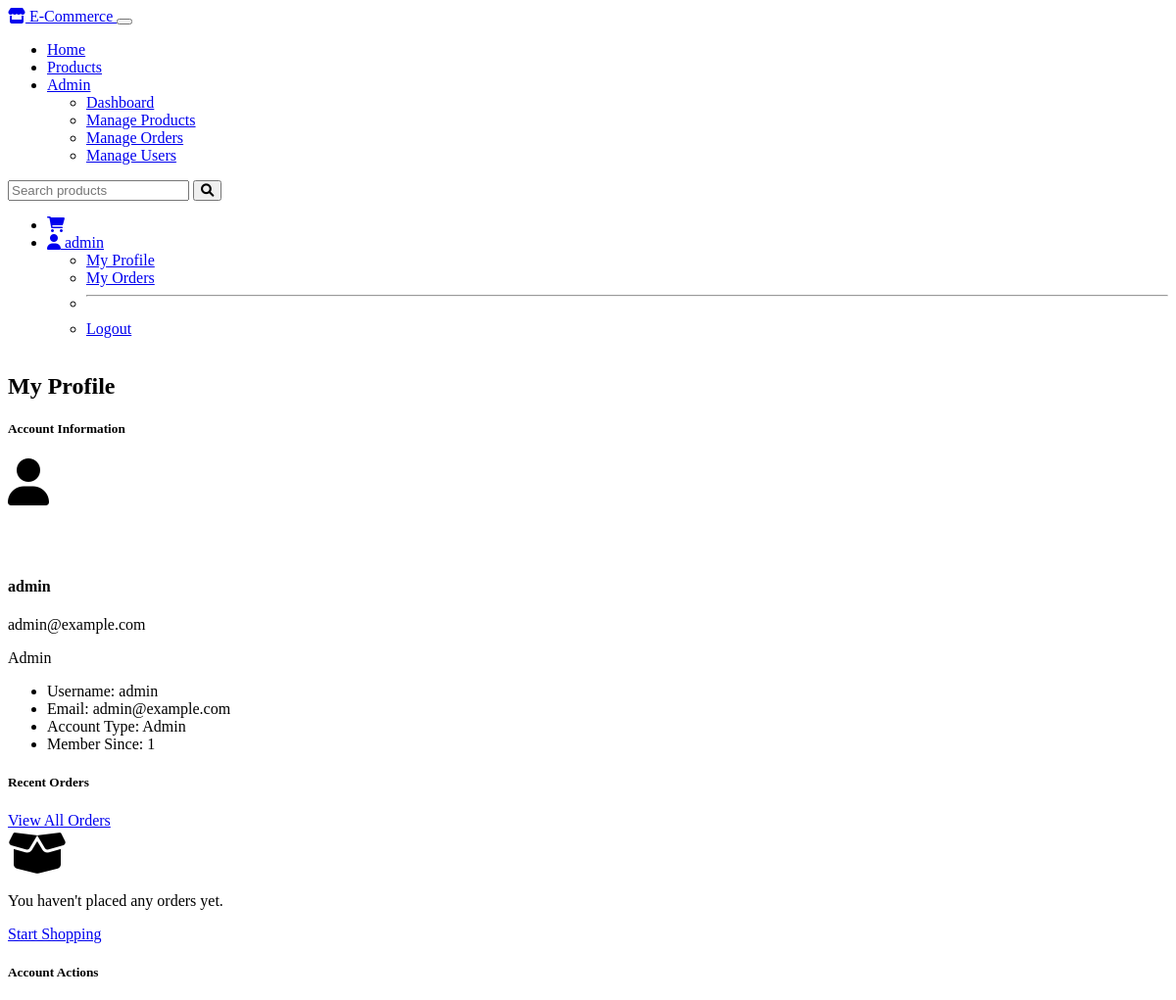
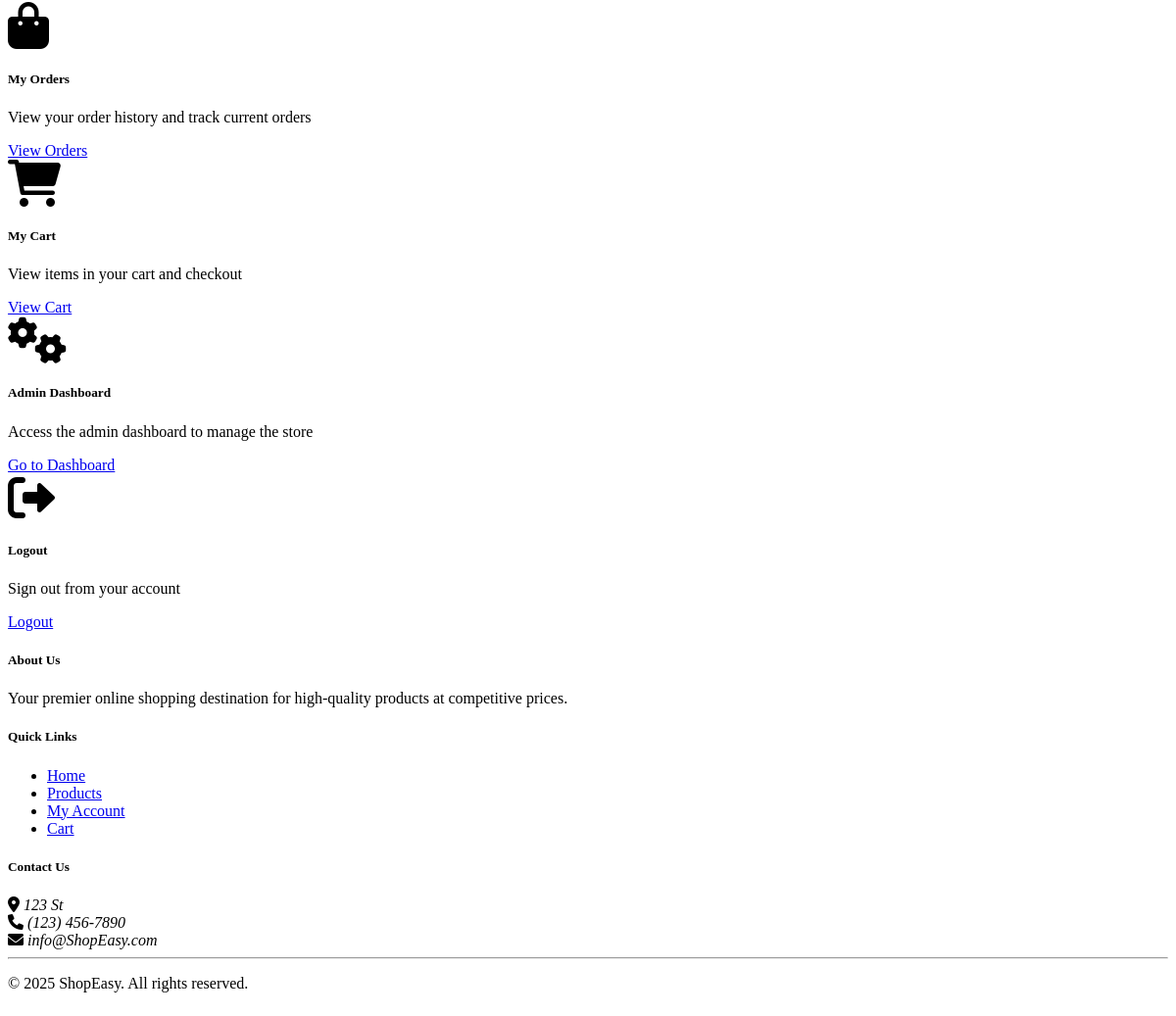
/shop/profile (signed in), run on the app's committed database (2 pictures, top to bottom).
### tables this page shows
CREATE TABLE users (
        id INTEGER PRIMARY KEY AUTOINCREMENT,
        username TEXT UNIQUE NOT NULL,
        email TEXT UNIQUE NOT NULL,
        password TEXT NOT NULL,
        role TEXT NOT NULL DEFAULT 'customer'
    );

### shop.py (the view)
@shop_bp.route('/profile')
@login_required
def profile():
    conn = get_db_connection()
    user = conn.execute('SELECT * FROM users WHERE id = ?', (current_user.id,)).fetchone()
    orders = Order.get_user_orders(current_user.id)
    conn.close()
    return render_template('shop/profile.html', user=user, orders=orders)

### app.py (called while the page is built)
def get_db_connection():
    conn = sqlite3.connect(DATABASE)
    conn.row_factory = sqlite3.Row
    return conn

### models.py (called while the page is built)
@login_manager.user_loader
def load_user(user_id):
    return User.get_by_id(user_id)

    @staticmethod
    def get_by_id(user_id):
        conn = get_db_connection()
        user = conn.execute('SELECT * FROM users WHERE id = ?', (user_id,)).fetchone()
        conn.close()
        if user:
            return User(
                id=user['id'],
                username=user['username'],
                email=user['email'],
                role=user['role']
            )
        return None

    @staticmethod
    def get_user_orders(user_id):
        conn = get_db_connection()
        orders = conn.execute('''
            SELECT * FROM orders
            WHERE user_id = ?
            ORDER BY created_at DESC
        ''', (user_id,)).fetchall()
        conn.close()
        return orders

### templates/shop/profile.html (shortened to what this page needs)
{% extends 'base.html' %}
{% block content %}
<div class="container">
    <div class="row mb-4">
        <div class="col-12">
            <h2>My Profile</h2>
        </div>
    </div>
    <div class="row">
        <div class="col-md-4 mb-4">
            <div class="card">
                <div class="card-header">
                    <h5 class="mb-0">Account Information</h5>
                </div>
                <div class="card-body">
                    <div class="text-center mb-4">
                        <div class="bg-secondary rounded-circle d-inline-flex align-items-center justify-content-center" style="width: 100px; height: 100px;">
                            <i class="fas fa-user fa-3x text-white"></i>
                        </div>
                        <h4 class="mt-3">{{ user.username }}</h4>
                        <p class="text-muted">{{ user.email }}</p>
                        <p>
                            <span class="badge bg-{% if user.role == 'admin' %}danger{% else %}info{% endif %}">
                                {{ user.role|capitalize }}
                            </span>
                        </p>
                    </div>
                    <ul class="list-group list-group-flush">
                        <li class="list-group-item d-flex justify-content-between">
                            <span>Username:</span>
                            <span>{{ user.username }}</span>
                        </li>
                        <li class="list-group-item d-flex justify-content-between">
                            <span>Email:</span>
                            <span>{{ user.email }}</span>
                        </li>
                        <li class="list-group-item d-flex justify-content-between">
                            <span>Account Type:</span>
                            <span>{{ user.role|capitalize }}</span>
                        </li>
                        <li class="list-group-item d-flex justify-content-between">
                            <span>Member Since:</span>
                            <span>{{ user.id }}</span>
                        </li>
                    </ul>
                </div>
            </div>
        </div>
        <div class="col-md-8">
            <div class="card mb-4">
                <div class="card-header d-flex justify-content-between align-items-center">
                    <h5 class="mb-0">Recent Orders</h5>
                    <a href="{{ url_for('shop.orders') }}" class="btn btn-sm btn-outline-primary">View All Orders</a>
                </div>
                <div class="card-body">
                    {% if orders %}
                        <div class="table-responsive">
                            <table class="table table-hover">
                                <thead>
                                    <tr>
                                        <th>Order ID</th>
                                        <th>Date</th>
                                        <th>Status</th>
                                        <th>Total</th>
                                        <th>Action</th>
                                    </tr>
                                </thead>
                                <tbody>
                                    {% for order in orders[:5] %}
                                    <tr>
                                        <td>#{{ order.id }}</td>
                                        <td>{{ order.created_at }}</td>
                                        <td>
                                            <span class="badge status-badge {% if order.status == 'pending' %}bg-warning{% elif order.status == 'completed' %}bg-success{% elif order.status == 'cancelled' %}bg-danger{% elif order.status == 'processing' %}bg-info{% elif order.status == 'shipped' %}bg-primary{% elif order.status == 'delivered' %}bg-success{% else %}bg-secondary{% endif %}">
                                                {{ order.status }}
                                            </span>
                                        </td>
                                        <td>${{ order.total }}</td>
                                        <td>
                                            <a href="{{ url_for('shop.order_detail', order_id=order.id) }}" class="btn btn-sm btn-primary">View</a>
                                        </td>
                                    </tr>
                                    {% endfor %}
                                </tbody>
                            </table>
                        </div>
                    {% else %}
                        <div class="text-center py-4">
                            <i class="fas fa-box-open fa-3x mb-3 text-muted"></i>
                            <p class="mb-0">You haven't placed any orders yet.</p>
                            <a href="{{ url_for('shop.products') }}" class="btn btn-primary mt-3">Start Shopping</a>
                        </div>
                    {% endif %}
                </div>
            </div>
            <div class="card">
                <div class="card-header">
                    <h5 class="mb-0">Account Actions</h5>
                </div>
                <div class="card-body">
                    <div class="row">
                        <div class="col-md-6 mb-3">
                            <div class="card h-100">
                                <div class="card-body text-center">
                                    <i class="fas fa-shopping-bag fa-3x mb-3 text-primary"></i>
                                    <h5>My Orders</h5>
                                    <p class="text-muted">View your order history and track current orders</p>
                                    <a href="{{ url_for('shop.orders') }}" class="btn btn-outline-primary">View Orders</a>
                                </div>
                            </div>
                        </div>
                        <div class="col-md-6 mb-3">
                            <div class="card h-100">
                                <div class="card-body text-center">
                                    <i class="fas fa-shopping-cart fa-3x mb-3 text-success"></i>
                                    <h5>My Cart</h5>
                                    <p class="text-muted">View items in your cart and checkout</p>
                                    <a href="{{ url_for('cart.view_cart') }}" class="btn btn-outline-success">View Cart</a>
                                </div>
                            </div>
                        </div>
                        {% if user.role == 'admin' %}
                        <div class="col-md-6 mb-3">
                            <div class="card h-100">
                                <div class="card-body text-center">
                                    <i class="fas fa-cogs fa-3x mb-3 text-danger"></i>
                                    <h5>Admin Dashboard</h5>
                                    <p class="text-muted">Access the admin dashboard to manage the store</p>
                                    <a href="{{ url_for('admin.dashboard') }}" class="btn btn-outline-danger">Go to Dashboard</a>
                                </div>
                            </div>
                        </div>
                        {% endif %}
                        <div class="col-md-6 mb-3">
                            <div class="card h-100">
                                <div class="card-body text-center">
                                    <i class="fas fa-sign-out-alt fa-3x mb-3 text-secondary"></i>
                                    <h5>Logout</h5>
                                    <p class="text-muted">Sign out from your account</p>
                                    <a href="{{ url_for('auth.logout') }}" class="btn btn-outline-secondary">Logout</a>
                                </div>
                            </div>
                        </div>
                    </div>
                </div>
            </div>
        </div>
    </div>
</div>
{% endblock %}

### templates/base.html (shortened to what this page needs)
<!DOCTYPE html>
<html lang="en" data-bs-theme="dark">
<head>
    <link rel="stylesheet" href="https://cdn.replit.com/agent/bootstrap-agent-dark-theme.min.css">
    <link rel="stylesheet" href="https://cdnjs.cloudflare.com/ajax/libs/font-awesome/6.0.0/css/all.min.css">
    <link rel="stylesheet" href="{{ url_for('static', filename='css/custom.css') }}">
</head>
<body>
    <nav class="navbar navbar-expand-lg navbar-dark bg-dark">
        <div class="container">
            <a class="navbar-brand" href="{{ url_for('index') }}">
                <i class="fas fa-store"></i> E-Commerce
            </a>
            <button class="navbar-toggler" type="button" data-bs-toggle="collapse" data-bs-target="#navbarNav" aria-controls="navbarNav" aria-expanded="false" aria-label="Toggle navigation">
            </button>
            <div class="collapse navbar-collapse" id="navbarNav">
                <ul class="navbar-nav me-auto">
                    <li class="nav-item">
                        <a class="nav-link" href="{{ url_for('index') }}">Home</a>
                    </li>
                    <li class="nav-item">
                        <a class="nav-link" href="{{ url_for('shop.products') }}">Products</a>
                    </li>
                    {% if current_user.is_authenticated %}
                        {% if current_user.role == 'admin' %}
                            <li class="nav-item dropdown">
                                <a class="nav-link dropdown-toggle" href="#" id="adminDropdown" role="button" data-bs-toggle="dropdown" aria-expanded="false">
                                    Admin
                                </a>
                                <ul class="dropdown-menu" aria-labelledby="adminDropdown">
                                    <li><a class="dropdown-item" href="{{ url_for('admin.dashboard') }}">Dashboard</a></li>
                                    <li><a class="dropdown-item" href="{{ url_for('admin.products') }}">Manage Products</a></li>
                                    <li><a class="dropdown-item" href="{{ url_for('admin.orders') }}">Manage Orders</a></li>
                                    <li><a class="dropdown-item" href="{{ url_for('admin.users') }}">Manage Users</a></li>
                                </ul>
                            </li>
                        {% endif %}
                    {% endif %}
                </ul>
                <form class="d-flex me-2" action="{{ url_for('shop.products') }}" method="GET">
                    <input class="form-control me-2" type="search" name="search" placeholder="Search products" aria-label="Search">
                    <button class="btn btn-outline-light" type="submit">
                        <i class="fas fa-search"></i>
                    </button>
                </form>
                <ul class="navbar-nav">
                    {% if current_user.is_authenticated %}
                        <li class="nav-item">
                            <a class="nav-link position-relative" href="{{ url_for('cart.view_cart') }}">
                                <i class="fas fa-shopping-cart"></i>
                            </a>
                        </li>
                        <li class="nav-item dropdown">
                            <a class="nav-link dropdown-toggle" href="#" id="userDropdown" role="button" data-bs-toggle="dropdown" aria-expanded="false">
                                <i class="fas fa-user"></i> {{ current_user.username }}
                            </a>
                            <ul class="dropdown-menu dropdown-menu-end" aria-labelledby="userDropdown">
                                <li><a class="dropdown-item" href="{{ url_for('shop.profile') }}">My Profile</a></li>
                                <li><a class="dropdown-item" href="{{ url_for('shop.orders') }}">My Orders</a></li>
                                <li><hr class="dropdown-divider"></li>
                                <li><a class="dropdown-item" href="{{ url_for('auth.logout') }}">Logout</a></li>
                            </ul>
                        </li>
                    {% endif %}
                </ul>
            </div>
        </div>
    </nav>
    <main class="py-4">
        {% block content %}{% endblock %}
    </main>
    <footer class="bg-dark text-white py-4 mt-5">
        <div class="container">
            <div class="row">
                <div class="col-md-4">
                    <h5>About Us</h5>
                    <p>Your premier online shopping destination for high-quality products at competitive prices.</p>
                </div>
                <div class="col-md-4">
                    <h5>Quick Links</h5>
                    <ul class="list-unstyled">
                        <li><a href="{{ url_for('index') }}" class="text-white">Home</a></li>
                        <li><a href="{{ url_for('shop.products') }}" class="text-white">Products</a></li>
                        {% if current_user.is_authenticated %}
                            <li><a href="{{ url_for('shop.profile') }}" class="text-white">My Account</a></li>
                            <li><a href="{{ url_for('cart.view_cart') }}" class="text-white">Cart</a></li>
                        {% else %}
                            <li><a href="{{ url_for('auth.login') }}" class="text-white">Login</a></li>
                            <li><a href="{{ url_for('auth.register') }}" class="text-white">Register</a></li>
                        {% endif %}
                    </ul>
                </div>
                <div class="col-md-4">
                    <h5>Contact Us</h5>
                    <address>
                        <i class="fas fa-map-marker-alt"></i> 123  St<br>
                        <i class="fas fa-phone"></i> (123) 456-7890<br>
                        <i class="fas fa-envelope"></i> info@ShopEasy.com
                    </address>
                </div>
            </div>
            <hr>
            <div class="text-center">
                <p>&copy; 2025 ShopEasy. All rights reserved.</p>
            </div>
        </div>
    </footer>
</body>
</html>

### static/css/custom.css (style rules this page uses)
body { min-height: 100vh; display: flex; flex-direction: column; }
main { flex: 1; }

### data on the page
users: username "admin", email "admin@example.com", role "Admin", id "1"
